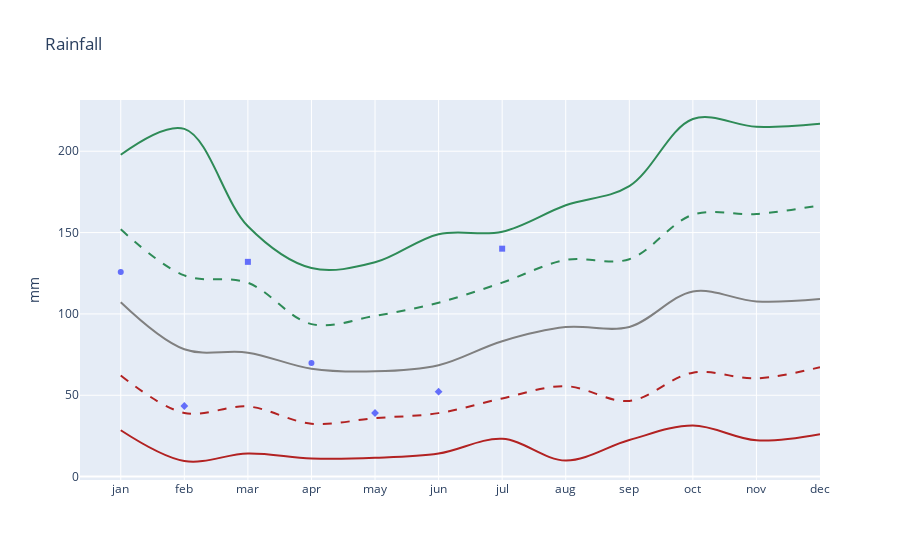

Notebook code cell kept with this figure:
### Code cell
df = long_df[long_df["type"] == "Rainfall"]
lines = px.line(
    df,
    x="month",
    y="value",
    title="Rainfall",
    color="decile",
    color_discrete_sequence=["firebrick", "firebrick", "grey", "seagreen", "seagreen"],
    line_dash="decile",
    line_dash_sequence=["solid", "dash", "solid", "dash", "solid"],
    line_shape="spline",  # or 'linear')
)
scatter = px.scatter(x=df_2023["month"], y=df_2023["vals"], symbol=df_2023["marker"])
fig = go.Figure(data=lines.data + scatter.data)
fig.update_layout(showlegend=False, xaxis_title="", yaxis_title="mm", title="Rainfall")
fig.show()

### Figure 1 — Plotly figure (JSON) as saved in the notebook; plotly's stock layout.template omitted (floating-point values rounded to 4 significant figures)
{"data": [{"hovertemplate": "decile=0.0<br>month=%{x}<br>value=%{y}<extra></extra>", "legendgroup": "0.0", "line": {"color": "firebrick", "dash": "solid", "shape": "spline"}, "marker": {"symbol": "circle"}, "mode": "lines", "name": "0.0", "orientation": "v", "showlegend": true, "type": "scatter", "x": ["jan", "feb", "mar", "apr", "may", "jun", "jul", "aug", "sep", "oct", "nov", "dec"], "xaxis": "x", "y": [28.5, 9.6, 14.2, 11.2, 11.6, 14.2, 23.2, 9.9, 22.5, 31.4, 22.3, 26.1], "yaxis": "y"}, {"hovertemplate": "decile=0.1<br>month=%{x}<br>value=%{y}<extra></extra>", "legendgroup": "0.1", "line": {"color": "firebrick", "dash": "dash", "shape": "spline"}, "marker": {"symbol": "circle"}, "mode": "lines", "name": "0.1", "orientation": "v", "showlegend": true, "type": "scatter", "x": ["jan", "feb", "mar", "apr", "may", "jun", "jul", "aug", "sep", "oct", "nov", "dec"], "xaxis": "x", "y": [62.2, 39.12, 43.12, 32.51, 35.95, 39.02, 48.07, 55.58, 46.54, 63.9, 60.4, 67.26], "yaxis": "y"}, {"hovertemplate": "decile=0.5<br>month=%{x}<br>value=%{y}<extra></extra>", "legendgroup": "0.5", "line": {"color": "grey", "dash": "solid", "shape": "spline"}, "marker": {"symbol": "circle"}, "mode": "lines", "name": "0.5", "orientation": "v", "showlegend": true, "type": "scatter", "x": ["jan", "feb", "mar", "apr", "may", "jun", "jul", "aug", "sep", "oct", "nov", "dec"], "xaxis": "x", "y": [107.2, 78.25, 76.2, 66.3, 64.7, 68.5, 83.25, 91.9, 92, 113.8, 107.7, 109.1], "yaxis": "y"}, {"hovertemplate": "decile=0.9<br>month=%{x}<br>value=%{y}<extra></extra>", "legendgroup": "0.9", "line": {"color": "seagreen", "dash": "dash", "shape": "spline"}, "marker": {"symbol": "circle"}, "mode": "lines", "name": "0.9", "orientation": "v", "showlegend": true, "type": "scatter", "x": ["jan", "feb", "mar", "apr", "may", "jun", "jul", "aug", "sep", "oct", "nov", "dec"], "xaxis": "x", "y": [152.0, 123.7, 119.1, 93.73, 98.82, 106.9, 119.2, 133.2, 133.6, 161.0, 161.4, 166.8], "yaxis": "y"}, {"hovertemplate": "decile=1.0<br>month=%{x}<br>value=%{y}<extra></extra>", "legendgroup": "1.0", "line": {"color": "seagreen", "dash": "solid", "shape": "spline"}, "marker": {"symbol": "circle"}, "mode": "lines", "name": "1.0", "orientation": "v", "showlegend": true, "type": "scatter", "x": ["jan", "feb", "mar", "apr", "may", "jun", "jul", "aug", "sep", "oct", "nov", "dec"], "xaxis": "x", "y": [197.8, 213.7, 153.9, 128.2, 131.7, 149, 150.5, 166.8, 178.5, 219.8, 215, 216.9], "yaxis": "y"}, {"hovertemplate": "symbol=o<br>x=%{x}<br>y=%{y}<extra></extra>", "legendgroup": "o", "marker": {"color": "#636efa", "symbol": "circle"}, "mode": "markers", "name": "o", "orientation": "v", "showlegend": true, "type": "scatter", "x": ["jan", "apr"], "xaxis": "x", "y": [125.7, 69.8], "yaxis": "y"}, {"hovertemplate": "symbol=h<br>x=%{x}<br>y=%{y}<extra></extra>", "legendgroup": "h", "marker": {"color": "#636efa", "symbol": "diamond"}, "mode": "markers", "name": "h", "orientation": "v", "showlegend": true, "type": "scatter", "x": ["feb", "may", "jun"], "xaxis": "x", "y": [43.4, 39.1, 52.2], "yaxis": "y"}, {"hovertemplate": "symbol=D<br>x=%{x}<br>y=%{y}<extra></extra>", "legendgroup": "D", "marker": {"color": "#636efa", "symbol": "square"}, "mode": "markers", "name": "D", "orientation": "v", "showlegend": true, "type": "scatter", "x": ["mar", "jul"], "xaxis": "x", "y": [132, 140.1], "yaxis": "y"}], "layout": {"showlegend": false, "title": {"text": "Rainfall"}, "xaxis": {"title": {"text": ""}}, "yaxis": {"title": {"text": "mm"}}}}
